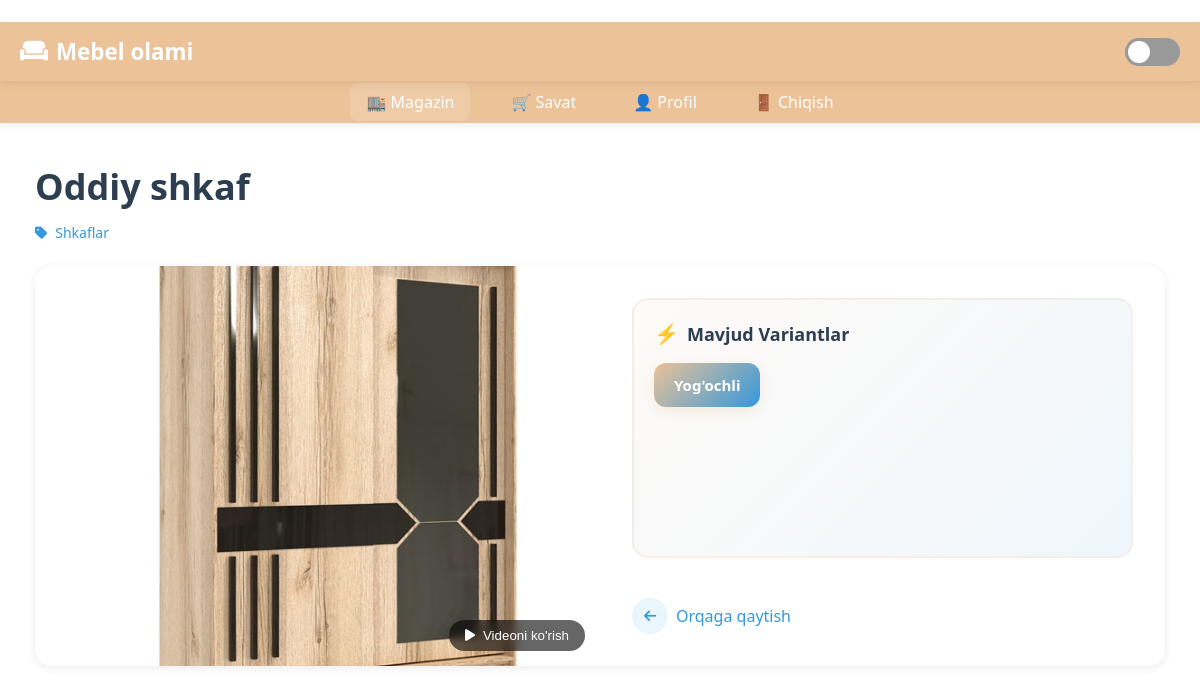
/product/1/ (signed in), run on the app's committed database.
### main/models.py (models this page shows, shortened)
class Product(models.Model):
    category = models.ForeignKey(Category, on_delete=models.CASCADE, related_name='products')
    name_uz = models.CharField(max_length=200)
    name_ru = models.CharField(max_length=200, blank=True)
    image = models.ImageField(upload_to='products/')
    video_url = models.URLField(max_length=500, blank=True, null=True, help_text="YouTube yoki video URL")

class Category(models.Model):
    name_uz = models.CharField(max_length=100)
    name_ru = models.CharField(max_length=100, blank=True)
    image = models.ImageField(upload_to='categories/')

class Variant(models.Model):
    product = models.ForeignKey(Product, on_delete=models.CASCADE, related_name='variants')
    name = models.CharField(max_length=100)  # Variant nomi (masalan: "Yong'oq", "DCP", "Tolda")
    base_price = models.DecimalField(max_digits=10, decimal_places=2)  # 1 m³ uchun narx
    width = models.DecimalField(max_digits=6, decimal_places=2, default=1.0)  # metr
    height = models.DecimalField(max_digits=6, decimal_places=2, default=1.0)
    depth = models.DecimalField(max_digits=6, decimal_places=2, default=1.0)

### main/views.py (the view)
# urls.py: path('product/<int:prod_id>/', views.product_view, name='product'),
@login_required(login_url='login')
def product_view(request, prod_id):
    product = get_object_or_404(Product, id=prod_id)
    return render(request, 'product.html', {'product': product})

### main/context_processors.py (called while the page is built)
def cart_count(request):
    count = 0
    if request.user.is_authenticated:
        count = BasketItem.objects.filter(user=request.user).aggregate(total=Sum('quantity'))['total'] or 0
    return {'cart_count': count}

### main/templates/product.html (shortened to what this page needs)
﻿{% extends "base.html" %}
{% load widget_tweaks %}
{% load static %}
{% block content %}
<div class="product-container">
    <div class="product-header">
        <h1 class="product-title">{{ product.name_uz }}</h1>
        {% if product.category %}
        <a href="{% url 'category' product.category.id %}" class="category-link">
            <i class="fas fa-tag"></i>
            {{ product.category.name_uz }}
        </a>
        {% endif %}
    </div>
    <div class="product-card">
        <div class="product-grid">
            <div class="product-image-wrapper">
                <div id="media-image" class="media-content active">
                    {% if product.image %}
                    <img src="{{ product.image.url }}" alt="{{ product.name_uz }}" class="product-image">
                    {% else %}
                    <div class="image-placeholder">
                        <i class="fas fa-image"></i>
                    </div>
                    {% endif %}
                </div>
                {% if product.video_url %}
                <button id="media-toggle" class="media-toggle-btn" onclick="toggleMedia('{{ product.video_url }}')">
                    <i class="fas fa-play"></i> <span>Videoni ko'rish</span>
                </button>
                {% endif %}
            </div>
            <div class="product-info">
                {% if product.variants.all %}
                <div class="variants-section">
                    <h3 class="variants-title">Mavjud Variantlar</h3>
                    <div class="variants-list">
                        {% for var in product.variants.all %}
                        <a href="{% url 'variant' product.id var.id %}" class="variant-btn">
                            {{ var.name }}
                        </a>
                        {% endfor %}
                    </div>
                </div>
                {% else %}
                <p class="no-variants">Variantlar mavjud emas.</p>
                {% endif %}
                <div class="back-button-wrapper">
                    <a href="{% url 'category' product.category.id %}" class="back-button">
                        <div class="back-icon">
                            <i class="fas fa-arrow-left"></i>
                        </div>
                        Orqaga qaytish
                    </a>
                </div>
            </div>
        </div>
    </div>
</div>
{% endblock %}

### main/templates/base.html (style rules this page uses)
:root { --primary: #ECC299; --secondary: #3498db; --bg: #ffffff; --text: #2c3e50; --shadow: 0 2px 10px rgba(0, 0, 0, 0.08); }
* { margin: 0; padding: 0; box-sizing: border-box; transition: 0.25s ease; }
body { background: var(--bg); color: var(--text); font-family: "Segoe UI", sans-serif; padding-bottom: 70px; }
@media (min-width: 768px) { body { padding-bottom: 0; } }

### data on the page
Product: name_uz "Oddiy shkaf", category.name_uz "Shkaflar", image (picture)
Variant: name "Yog'ochli"
